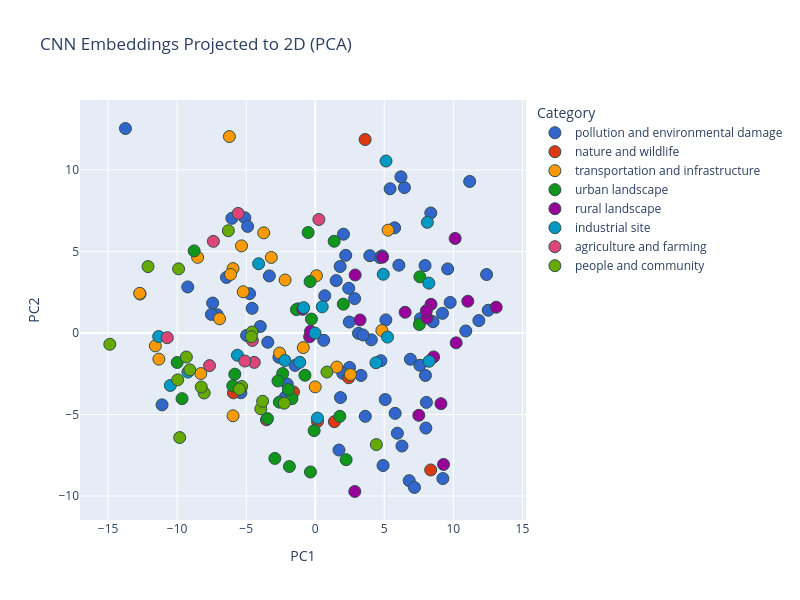

Source (notebook cell):
### Code cell
# Quick projection to 2D for visual intuition
pca_preview = PCA(n_components=2, random_state=123)
xy_preview = pca_preview.fit_transform(all_embeddings)

# Create a DataFrame for visualization
pca_preview_df = pd.DataFrame({
    "PC1": xy_preview[:, 0],
    "PC2": xy_preview[:, 1],
    "Category": meta_df["category"].str.lower(),
    "Title": meta_df["title"].apply(lambda t: textwrap.fill(str(t).lower(), 
                                                            width=50).replace('\n', '<br>')),
    "Image ID": meta_df["img_path"]
})

# Create an interactive scatter plot
fig = px.scatter(
    pca_preview_df,
    x="PC1",
    y="PC2",
    color="Category",
    hover_data={
        "Title": True,
        "Image ID": True,
        "PC1": False,
        "PC2": False,
        "Category": True
    },
    title="CNN Embeddings Projected to 2D (PCA)",
    color_discrete_sequence=px.colors.qualitative.G10,  # A high-contrast palette
    width=800, height=600
)

fig.update_traces(marker=dict(size=12, line=dict(width=1, color='DarkSlateGrey')))
fig.show()
